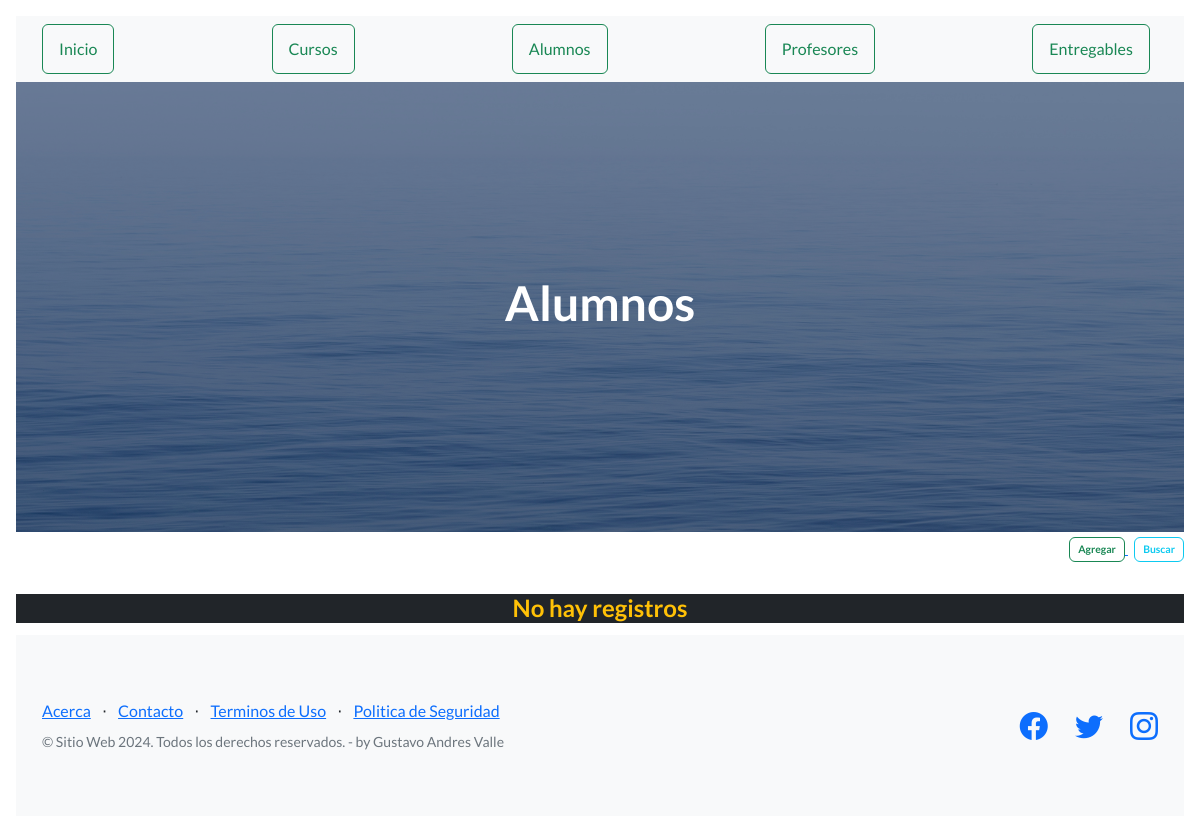
The app's page /AppCoder/ver_alumnos, older data.
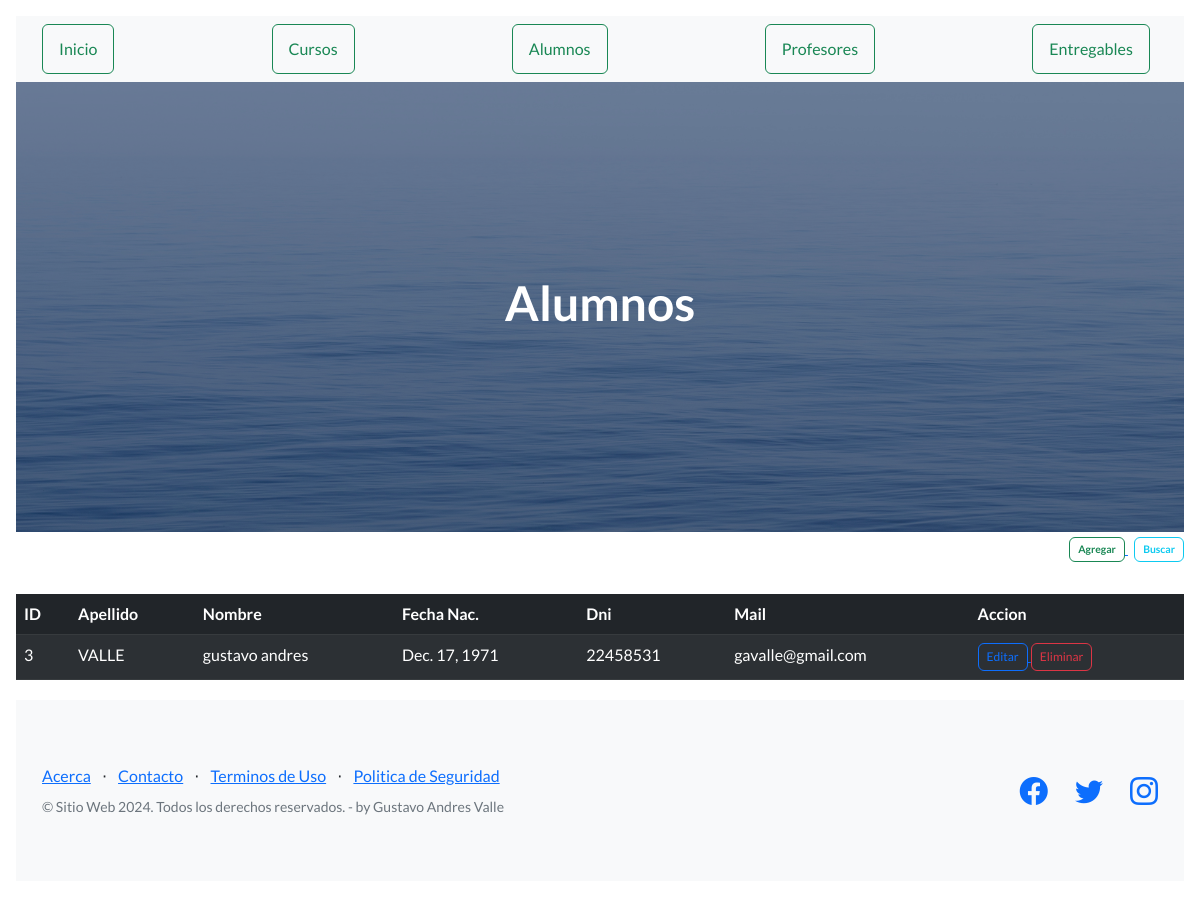
The same page, newer data.
### AppCoder/models.py (models this page shows, shortened)
class Alumno(models.Model):
    apellido = models.CharField(max_length=30)
    nombre = models.CharField(max_length=40)
    fecha_nac = models.DateField()
    dni = models.IntegerField()
    mail = models.EmailField()

### AppCoder/views.py (the view)
# urls.py: path("ver_alumnos", views.ver_alumnos, name="alumnos"),
def ver_alumnos(request):
    alumnos = Alumno.objects.all()
    dicc = {"alumnos": alumnos}
    plantilla = loader.get_template("alumnos.html")
    documento = plantilla.render(dicc)
    return HttpResponse(documento)

### AppCoder/templates/alumnos.html (shortened to what this page needs)
{% extends "base.html" %}
{% block title %}<h1 class="text-center"> Alumnos </h1>{% endblock %}
{% load static %}
{% block contenido %}
    <div class="d-grid gap-2 col-12 mx-auto justify-content-md-end">
        <div>
            <a href="{% url 'alta_alumno' %}">
                <button type="button"
                        class="fw-bold btn btn btn-outline-success"
                        style="--bs-btn-padding-y: .25rem; --bs-btn-padding-x: .5rem;
                        --bs-btn-font-size: .65rem;">
                    Agregar
                </button>
            </a>
            <a href="{% url 'bus_alumno' %}">
                <button type="button"
                        class="fw-bold btn btn btn-outline-info"
                        style="--bs-btn-padding-y: .25rem; --bs-btn-padding-x: .5rem;
                        --bs-btn-font-size: .65rem;">
                    Buscar
                </button>
            </a>
        </div>
    </div>
    {% if alumnos %}
    <table class="table table-md table-dark table-striped">
    <div class="table-responsive">
        <thead>
            <tr>
                <th>ID</th>
                <th>Apellido</th>
                <th>Nombre</th>
                <th>Fecha Nac.</th>
                <th>Dni</th>
                <th>Mail</th>
                <th>Accion</th>
            </tr>
        </thead>
        <body>
            {% for n in alumnos %}
            <tr>
                <td>{{n.id}}</td>
                <td>{{n.apellido}}</td>
                <td>{{n.nombre}}</td>
                <td>{{n.fecha_nac}}</td>
                <td>{{n.dni}}</td>
                <td>{{n.mail}}</td>
                <td>
                    <div>
                        <a href="{% url 'editar_alumno' n.id %}">
                            <button type="button"
                                        class="btn btn-outline-primary"
                                        style="--bs-btn-padding-y: .25rem; --bs-btn-padding-x: .5rem;
                            --bs-btn-font-size: .75rem;">Editar
                                </button>
                        <a href="{% url 'eliminar_alumno' n.id %}">
                            <button type="button"
                                        class="btn btn-outline-danger btnEliminacion"
                                        style="--bs-btn-padding-y: .25rem; --bs-btn-padding-x: .5rem;
                            --bs-btn-font-size: .75rem;">Eliminar
                                </button>
                        </a>
                    </div>
                </td>
            </tr>
            {% endfor %}
        </body>
        </div>
    </table>
    {% else %}
        <center><h4 class="fs-4 text-warning bg-dark">No hay registros</h4></center>
    {% endif %}
{% endblock %}

### AppCoder/templates/base.html (shortened to what this page needs)
<!DOCTYPE html>
<html lang="en" class="bg-secondary-subtle">
    <head>
        {% load static %}
        <link href="https://cdn.jsdelivr.net/npm/bootstrap-icons@1.5.0/font/bootstrap-icons.css" rel="stylesheet" type="text/css" />
        <link href="{% static 'AppCoder/css/styles.css' %}" rel="stylesheet" />
    </head>
    <body class="p-3 m-0 border-0  bg-secondary-subtle">
        <nav class="navbar navbar-light bg-light static-top">
            <div class="container">
                <a href="{% url 'home' %}">
                    <button class="btn btn-outline-success me-2" type="button">Inicio</button>
                </a>
                <a href="{% url 'cursos' %}">
                    <button class="btn btn-outline-success me-2" type="button">Cursos</button>
                </a>
                <a href="{% url 'alumnos' %}">
                    <button class="btn btn-outline-success me-2" type="button">Alumnos</button>
                </a>
                <a href="{% url 'profesores' %}">
                    <button class="btn btn-outline-success me-2" type="button">Profesores</button>
                </a>
                <a href="{% url 'entregables' %}">
                    <button class="btn btn-outline-success me-2" type="button">Entregables</button>
                </a>
            </div>
        </nav>
        <header class="masthead">
            <div class="container position-relative">
                <div class="row justify-content-center">
                    <div class="col-xl-6">
                        <div class="text-center text-white">
                            {% block title %}<h1 class="mb-5">Inicio</h1>{% endblock %}
                        </div>
                    </div>
                </div>
            </div>
        </header>
        <div class="container-xxxl py-1">
            {% block contenido %}
            {% endblock %}
        </div>
        <footer class="footer bg-light">
            <div class="container">
                <div class="row">
                    <div class="col-lg-6 h-100 text-center text-lg-start my-auto">
                        <ul class="list-inline mb-2">
                            <li class="list-inline-item"><a href="#!">Acerca</a></li>
                            <li class="list-inline-item">⋅</li>
                            <li class="list-inline-item"><a href="#!">Contacto</a></li>
                            <li class="list-inline-item">⋅</li>
                            <li class="list-inline-item"><a href="#!">Terminos de Uso</a></li>
                            <li class="list-inline-item">⋅</li>
                            <li class="list-inline-item"><a href="#!">Politica de Seguridad</a></li>
                        </ul>
                        <p class="text-muted small mb-4 mb-lg-0">&copy; Sitio Web 2024. Todos los derechos reservados. - by Gustavo Andres Valle</p>
                    </div>
                    <div class="col-lg-6 h-100 text-center text-lg-end my-auto">
                        <ul class="list-inline mb-0">
                            <li class="list-inline-item me-4">
                                <a href="#!"><i class="bi-facebook fs-3"></i></a>
                            </li>
                            <li class="list-inline-item me-4">
                                <a href="#!"><i class="bi-twitter fs-3"></i></a>
                            </li>
                            <li class="list-inline-item">
                                <a href="#!"><i class="bi-instagram fs-3"></i></a>
                            </li>
                        </ul>
                    </div>
                </div>
            </div>
        </footer>
    </body>
</html>

Row changes from the older to the newer data that the page shows:
added Alumno: id "3", apellido "VALLE", nombre "gustavo andres", fecha_nac "Dec. 17, 1971", dni "22458531", mail "gavalle@gmail.com"
Text that changed along with them:
text no longer shown: "No hay registros"
text now shown: "ID Apellido Nombre Fecha Nac. Dni Mail Accion"
